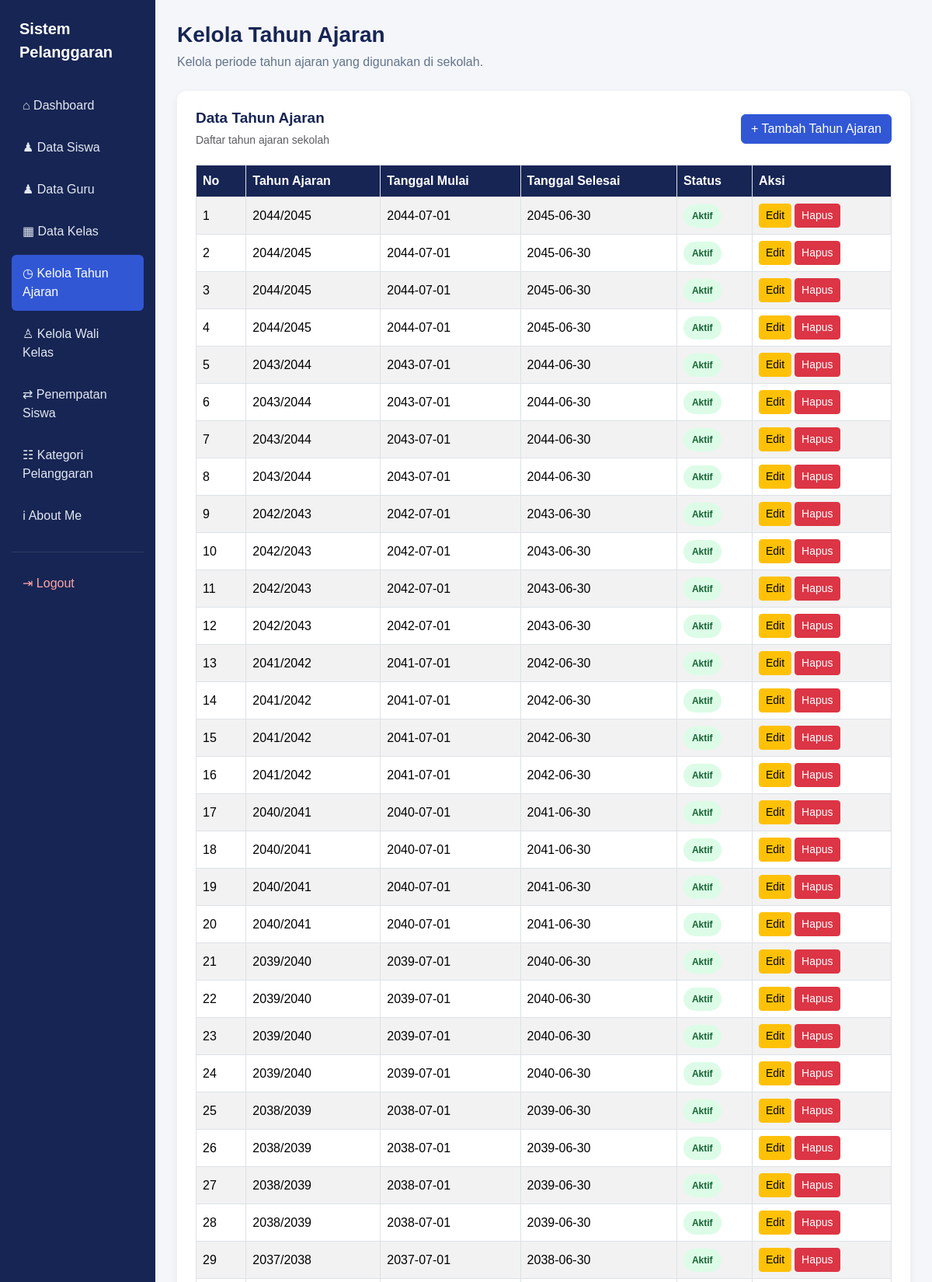
The page /kelola_tahun_ajaran.php (upper part) on the database its author committed.
### tables this page shows
CREATE TABLE `t_tahun_ajaran` (
  `id` int(11) NOT NULL,
  `nama` varchar(20) DEFAULT NULL,
  `tanggal_mulai` date NOT NULL,
  `tanggal_selesai` date NOT NULL,
  `status_aktif` tinyint(1) NOT NULL,
  `created_at` timestamp NOT NULL DEFAULT current_timestamp(),
  `updated_at` timestamp NOT NULL DEFAULT current_timestamp()
);

### kelola_tahun_ajaran.php (the view, shortened to what this page needs)
<?php
$query = mysqli_query($koneksi, "
    SELECT * FROM t_tahun_ajaran
    ORDER BY id DESC
");
function e($nilai)
{
    return htmlspecialchars(
        (string)($nilai ?? ''),
        ENT_QUOTES,
        'UTF-8'
    );
}
?>
<!DOCTYPE html>
<html lang="id">
<head>
    <link href="https://cdn.jsdelivr.net/npm/bootstrap@5.3.8/dist/css/bootstrap.min.css"
          rel="stylesheet">
    <link href="https://cdn.datatables.net/2.3.4/css/dataTables.bootstrap5.min.css"
          rel="stylesheet">
</head>
<body>
<div class="container-fluid">
    <div class="row">
        <aside class="col-md-3 col-lg-2 sidebar">
            <div class="sidebar-title">
                Sistem Pelanggaran
            </div>
            <nav class="nav flex-column">
                <a href="dashboard.php" class="nav-link">
                    ⌂ Dashboard
                </a>
                <a href="kelola_siswa.php" class="nav-link">
                    ♟ Data Siswa
                </a>
                <a href="kelola_guru.php" class="nav-link">
                    ♟ Data Guru
                </a>
                <a href="kelola_kelas.php" class="nav-link">
                    ▦ Data Kelas
                </a>
                <a href="kelola_tahun_ajaran.php" class="nav-link active">
                    ◷ Kelola Tahun Ajaran
                </a>
                <a href="kelola_wali_kelas.php" class="nav-link">
                    ♙ Kelola Wali Kelas
                </a>
                <a href="kelola_penempatan_siswa.php" class="nav-link">
                    ⇄ Penempatan Siswa
                </a>
                <a href="kelola_kategori_pelanggaran.php" class="nav-link">
                    ☷ Kategori Pelanggaran
                </a>
                <a href="tentang_saya.php" class="nav-link">
                    ℹ About Me
                </a>
                <hr>
                <a href="logout.php"
                   class="nav-link logout"
                   onclick="return confirm('Yakin ingin logout?')">
                    ⇥ Logout
                </a>
            </nav>
        </aside>
        <main class="col-md-9 col-lg-10 main-content">
            <h1 class="page-title">Kelola Tahun Ajaran</h1>
            <p class="page-description">
                Kelola periode tahun ajaran yang digunakan di sekolah.
            </p>
            <div class="content-card">
                <div class="d-flex justify-content-between align-items-center flex-wrap gap-3">
                    <div>
                        <h5 class="section-title">
                            Data Tahun Ajaran
                        </h5>
                        <small class="text-muted">
                            Daftar tahun ajaran sekolah
                        </small>
                    </div>
                    <a href="tambah_tahun_ajaran.php"
                       class="btn btn-primary">
                        + Tambah Tahun Ajaran
                    </a>
                </div>
                <div class="table-responsive">
                    <table id="tabelTahunAjaran"
                           class="table table-bordered table-striped table-hover"
                           style="width:100%">
                        <thead>
                            <tr>
                                <th>No</th>
                                <th>Tahun Ajaran</th>
                                <th>Tanggal Mulai</th>
                                <th>Tanggal Selesai</th>
                                <th>Status</th>
                                <th>Aksi</th>
                            </tr>
                        </thead>
                        <tbody>
                            <?php
                            $no = 1;
                            while ($row = mysqli_fetch_assoc($query)) :
                            ?>
                                <tr>
                                    <td><?= $no++; ?></td>
                                    <td>
                                        <?= e($row['nama'] ?? '-'); ?>
                                    </td>
                                    <td>
                                        <?= e($row['tanggal_mulai'] ?? '-'); ?>
                                    </td>
                                    <td>
                                        <?= e($row['tanggal_selesai'] ?? '-'); ?>
                                    </td>
                                    <td>
                                        <?php if ((int)($row['status_aktif'] ?? 0) === 1) : ?>
                                            <span class="status-badge status-aktif">
                                                Aktif
                                            </span>
                                        <?php else : ?>
                                            <span class="status-badge status-nonaktif">
                                                Tidak Aktif
                                            </span>
                                        <?php endif; ?>
                                    </td>
                                    <td>
                                        <div class="d-flex gap-1">
                                            <a href="edit_tahun_ajaran.php?id=<?= (int)$row['id']; ?>"
                                               class="btn btn-warning btn-sm">
                                                Edit
                                            </a>
                                            <a href="hapus_tahun_ajaran.php?id=<?= (int)$row['id']; ?>"
                                               class="btn btn-danger btn-sm"
                                               onclick="return confirm('Yakin ingin menghapus tahun ajaran ini?')">
                                                Hapus
                                            </a>
                                        </div>
                                    </td>
                                </tr>
                            <?php endwhile; ?>
                        </tbody>
                    </table>
                </div>
            </div>
        </main>
    </div>
</div>
</body>
</html>

### kelola_tahun_ajaran.php (style rules this page uses)
body { margin: 0; background: #f4f6f9; font-family: Arial, sans-serif; color: #1e293b; }
.sidebar { background: #172554; color: white; min-height: 100vh; padding: 22px 15px; }
.sidebar-title { font-size: 20px; font-weight: bold; margin-bottom: 30px; padding: 0 10px; line-height: 1.5; }
.sidebar .nav-link { color: #e2e8f0; padding: 12px 14px; margin-bottom: 6px; border-radius: 6px; transition: 0.2s; }
.sidebar .nav-link.active { background: #3157d5; color: white; }
.sidebar .nav-link.logout { color: #fca5a5; }
.sidebar hr { border-color: #64748b; }
.main-content { padding: 28px; }
.page-title { color: #172554; font-size: 28px; font-weight: bold; margin-bottom: 6px; }
.page-description { color: #64748b; margin-bottom: 25px; }
.content-card { background: white; border-radius: 12px; padding: 24px; box-shadow: 0 3px 12px rgba(0, 0, 0, 0.06); }
.section-title { color: #172554; font-size: 19px; font-weight: bold; margin-bottom: 5px; }
.btn-primary { background: #3157d5; border-color: #3157d5; }
#tabelTahunAjaran thead th { background: #172554; color: white; vertical-align: middle; white-space: nowrap; }
#tabelTahunAjaran tbody td { vertical-align: middle; }
.table-responsive { margin-top: 20px; }
.status-badge { display: inline-block; padding: 6px 11px; border-radius: 20px; font-size: 12px; font-weight: bold; }
.status-aktif { background: #dcfce7; color: #166534; }

### rows shown on the page
t_tahun_ajaran: nama "2044/2045", tanggal_mulai "2044-07-01", tanggal_selesai "2045-06-30", status_aktif "Aktif"
t_tahun_ajaran: nama "2044/2045", tanggal_mulai "2044-07-01", tanggal_selesai "2045-06-30", status_aktif "Aktif"
t_tahun_ajaran: nama "2044/2045", tanggal_mulai "2044-07-01", tanggal_selesai "2045-06-30", status_aktif "Aktif"
t_tahun_ajaran: nama "2044/2045", tanggal_mulai "2044-07-01", tanggal_selesai "2045-06-30", status_aktif "Aktif"
t_tahun_ajaran: nama "2043/2044", tanggal_mulai "2043-07-01", tanggal_selesai "2044-06-30", status_aktif "Aktif"
t_tahun_ajaran: nama "2043/2044", tanggal_mulai "2043-07-01", tanggal_selesai "2044-06-30", status_aktif "Aktif"
t_tahun_ajaran: nama "2043/2044", tanggal_mulai "2043-07-01", tanggal_selesai "2044-06-30", status_aktif "Aktif"
t_tahun_ajaran: nama "2043/2044", tanggal_mulai "2043-07-01", tanggal_selesai "2044-06-30", status_aktif "Aktif"
t_tahun_ajaran: nama "2042/2043", tanggal_mulai "2042-07-01", tanggal_selesai "2043-06-30", status_aktif "Aktif"
t_tahun_ajaran: nama "2042/2043", tanggal_mulai "2042-07-01", tanggal_selesai "2043-06-30", status_aktif "Aktif"
t_tahun_ajaran: nama "2042/2043", tanggal_mulai "2042-07-01", tanggal_selesai "2043-06-30", status_aktif "Aktif"
t_tahun_ajaran: nama "2042/2043", tanggal_mulai "2042-07-01", tanggal_selesai "2043-06-30", status_aktif "Aktif"
t_tahun_ajaran: nama "2041/2042", tanggal_mulai "2041-07-01", tanggal_selesai "2042-06-30", status_aktif "Aktif"
t_tahun_ajaran: nama "2041/2042", tanggal_mulai "2041-07-01", tanggal_selesai "2042-06-30", status_aktif "Aktif"
t_tahun_ajaran: nama "2041/2042", tanggal_mulai "2041-07-01", tanggal_selesai "2042-06-30", status_aktif "Aktif"
t_tahun_ajaran: nama "2041/2042", tanggal_mulai "2041-07-01", tanggal_selesai "2042-06-30", status_aktif "Aktif"
t_tahun_ajaran: nama "2040/2041", tanggal_mulai "2040-07-01", tanggal_selesai "2041-06-30", status_aktif "Aktif"
t_tahun_ajaran: nama "2040/2041", tanggal_mulai "2040-07-01", tanggal_selesai "2041-06-30", status_aktif "Aktif"
t_tahun_ajaran: nama "2040/2041", tanggal_mulai "2040-07-01", tanggal_selesai "2041-06-30", status_aktif "Aktif"
t_tahun_ajaran: nama "2040/2041", tanggal_mulai "2040-07-01", tanggal_selesai "2041-06-30", status_aktif "Aktif"
t_tahun_ajaran: nama "2039/2040", tanggal_mulai "2039-07-01", tanggal_selesai "2040-06-30", status_aktif "Aktif"
t_tahun_ajaran: nama "2039/2040", tanggal_mulai "2039-07-01", tanggal_selesai "2040-06-30", status_aktif "Aktif"
t_tahun_ajaran: nama "2039/2040", tanggal_mulai "2039-07-01", tanggal_selesai "2040-06-30", status_aktif "Aktif"
t_tahun_ajaran: nama "2039/2040", tanggal_mulai "2039-07-01", tanggal_selesai "2040-06-30", status_aktif "Aktif"
t_tahun_ajaran: nama "2038/2039", tanggal_mulai "2038-07-01", tanggal_selesai "2039-06-30", status_aktif "Aktif"
t_tahun_ajaran: nama "2038/2039", tanggal_mulai "2038-07-01", tanggal_selesai "2039-06-30", status_aktif "Aktif"
t_tahun_ajaran: nama "2038/2039", tanggal_mulai "2038-07-01", tanggal_selesai "2039-06-30", status_aktif "Aktif"
t_tahun_ajaran: nama "2038/2039", tanggal_mulai "2038-07-01", tanggal_selesai "2039-06-30", status_aktif "Aktif"
t_tahun_ajaran: nama "2037/2038", tanggal_mulai "2037-07-01", tanggal_selesai "2038-06-30", status_aktif "Aktif"
